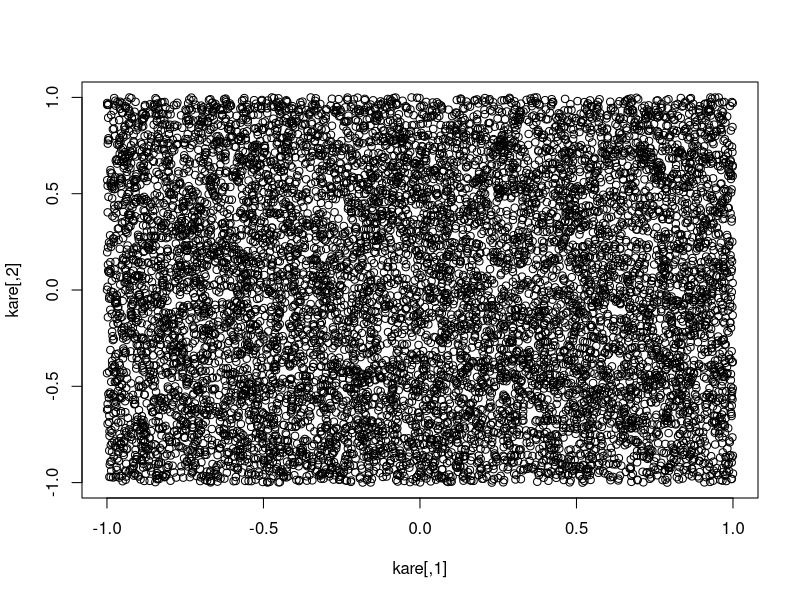
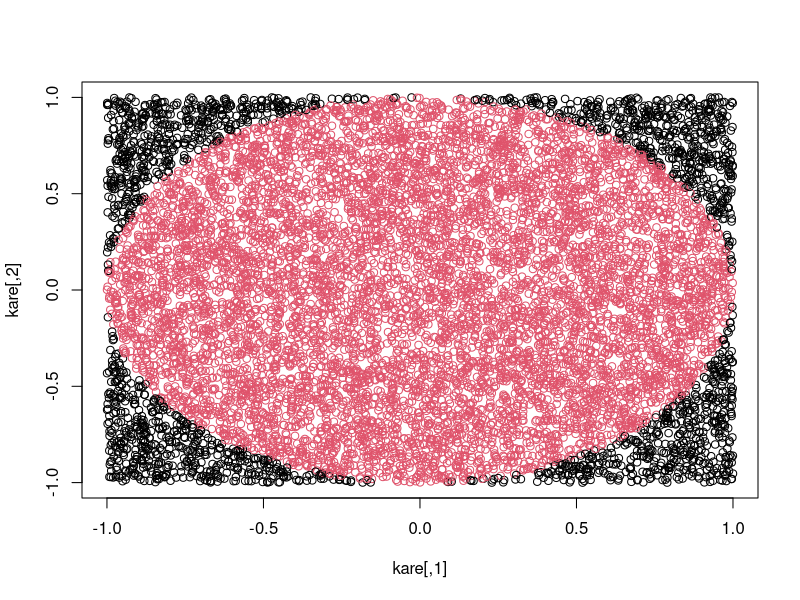
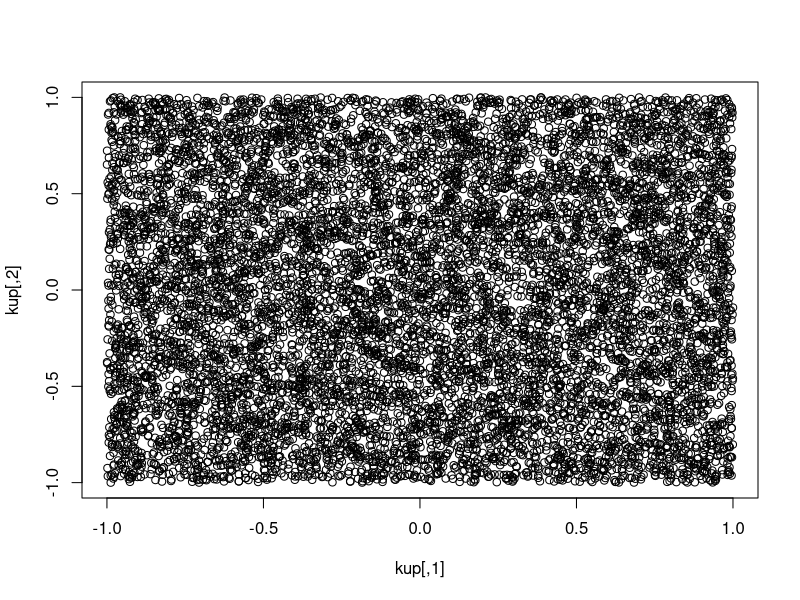
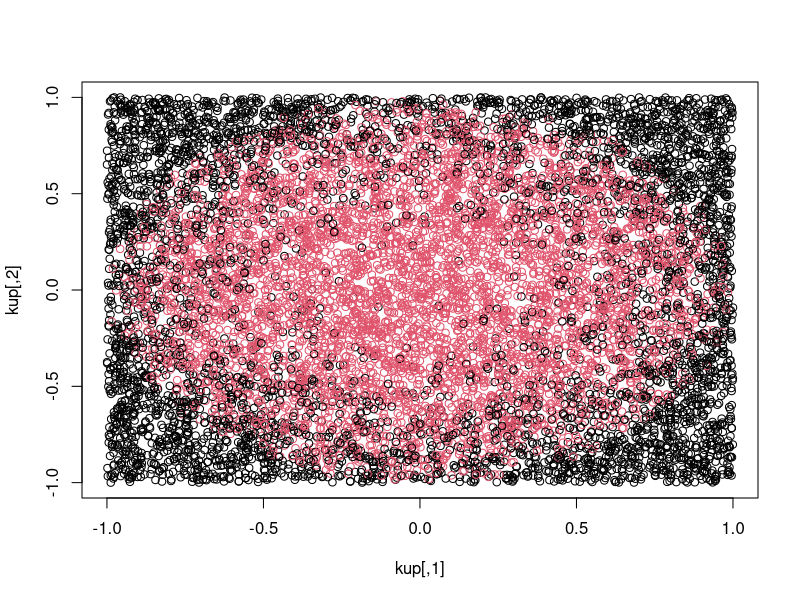

Reproduce these figures in R, in order.



#pi tahmini kare ile

n_observation=10000
kare=matrix(runif(n_observation*2,-1,1),ncol=2)
plot(kare)
origine_uzalik=sqrt(kare[,1]^2+kare[,2]^2)

plot(kare,col=(origine_uzalik<=1)+1)

tahminipi=4*sum(origine_uzalik<=1)/n_observation

print(pi)
print(tahminipi)


#pi tahmini kup ile

n_observation=10000
kup=matrix(runif(n_observation*3,-1,1),ncol=3)
plot(kup)
origine_uzalikkup=sqrt(kup[,1]^2+kup[,2]^2+kup[,3]^2)

plot(kup,col=(origine_uzalikkup<=1)+1)

tahminipi=6*sum(origine_uzalikkup<=1)/n_observation

print(pi)
print(tahminipi)
